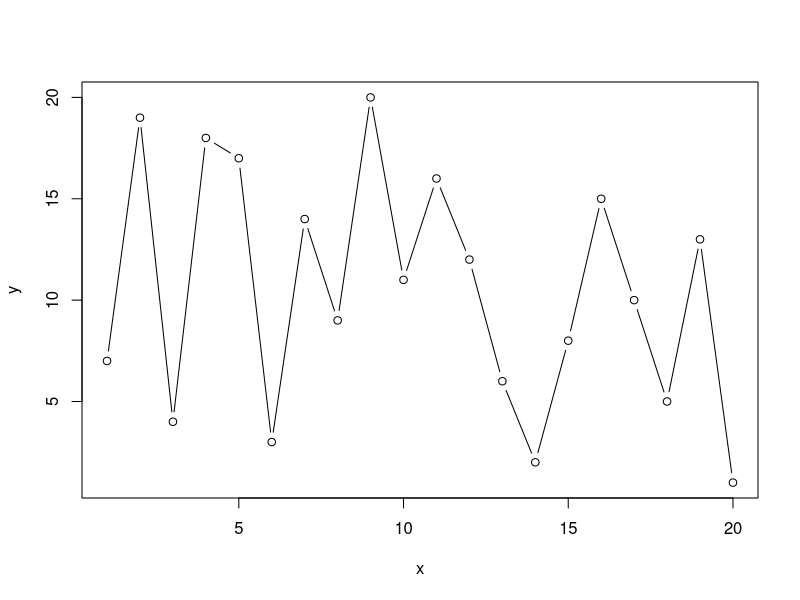
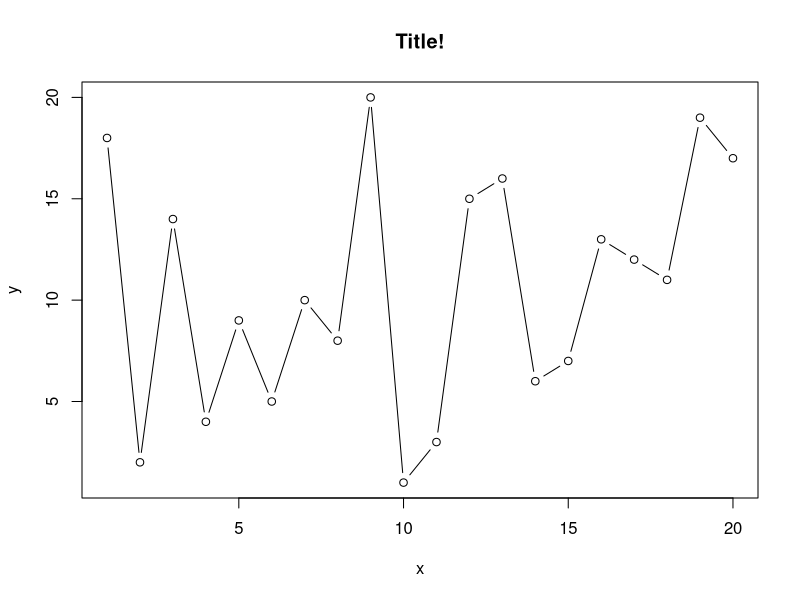

Recreate these plots in R, in order.
####################################################
##R script corresponding to Video Lecture 7
##Lecture on writing and understanding functions
##Justin Post
###################################################

######################################################
##Looking at built in functions

#look at code for a few common functions
#correlation function
cor

#mean function
mean
#a hidden function in R
methods(mean)
#look at the default mean code
base:::mean.default

######################################################
##Writing your own function

nameOfFunction<-function(input1,input2,...){
  #code
  #return something
}

#create a basic function to standardize a vector of numeric values
#i.e. subtract off the mean and divide by the standard deviation (z-score idea)
standardize<-function(vector){
  return((vector-mean(vector))/sd(vector))
}
  
  
#use the function
data<-runif(n=10)
result<-standardize(data)
result

#check mean is 0 and sd is 1
mean(result)
sd(result)


#########################
#add more than one input
standardize<-function(vector,scale){
  if(scale==TRUE){
    return((vector-mean(vector))/sd(vector))
  } else {
    return(vector-mean(vector))
  }
}

#evaluate function  
result<-standardize(data,scale=TRUE)
result
result<-standardize(data,scale=FALSE)
result


########################
#default arguments
standardize<-function(vector,scale=TRUE){
  if(scale==TRUE){
    return((vector-mean(vector))/sd(vector))
  } else {
    return(vector-mean(vector))
  }
}

#evaluate function
result<-standardize(data,scale=TRUE)
result
#same call
result<-standardize(data)
result
    

#########################
#bringing in other arguments (already done this!)
help(plot)
methods(plot)
graphics:::plot.default

#plot that defaults to both lines and points
plotBoth<-function(x,y,...){
  plot(x,y,type="b",...)
}

#call function
plotBoth(x=1:20,y=sample(1:20,20))

#add in additional args
plotBoth(x=1:20,y=sample(1:20,20),main="Title!")


###########################
#Returning more than 1 object
standardize<-function(vector,center=TRUE,scale=TRUE){
  #get attributes to return
  mean<-mean(vector)
  stdev<-sd(vector)
  #center and scale if appropriate
  if(center==TRUE){
    vector<-vector-mean(vector)
  }
  if(scale==TRUE){
    vector<-(vector-mean(vector))/sd(vector)
  } 
  #return a list of objects
  return(list(vector,mean,stdev))
}

#evaluate function
result<-standardize(data,center=TRUE,scale=TRUE)
result
result[[2]]

###########################
#Fancy up what we return by giving names
standardize<-function(vector,center=TRUE,scale=TRUE){
  #get attributes to return
  mean<-mean(vector)
  stdev<-sd(vector)
  #center and scale if appropriate
  if(center==TRUE){
    vector<-vector-mean(vector)
  }
  if(scale==TRUE){
    vector<-(vector-mean(vector))/sd(vector)
  } 
  #return a list of objects
  return(list(data=vector,oldmean=mean,oldsd=stdev))
}

#evaluate function
result<-standardize(data,center=TRUE,scale=TRUE)
result
result$oldsd
result[[3]]



